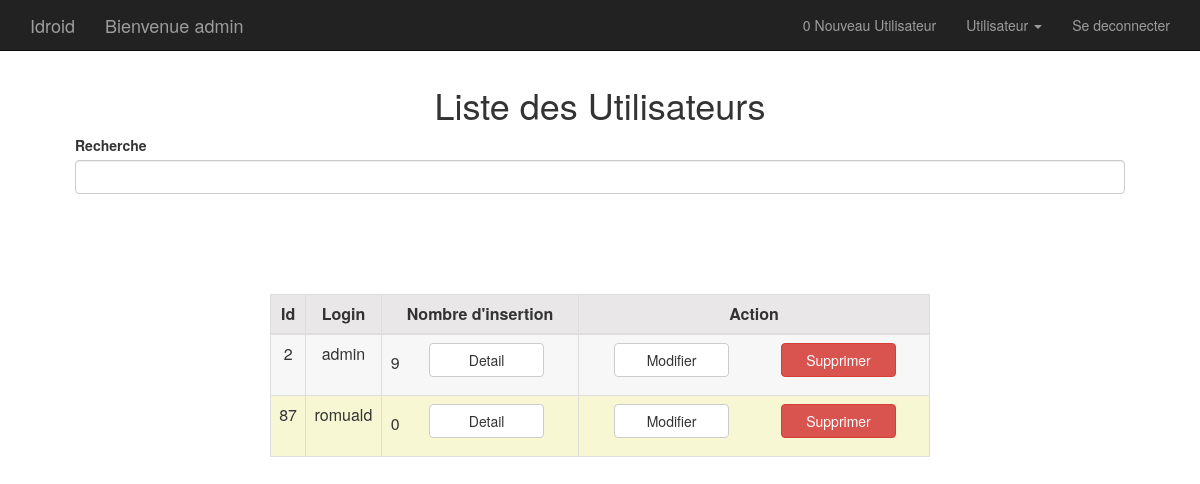
/admin/list.php (signed in), run on the app's committed database.
### tables this page shows
CREATE TABLE IF NOT EXISTS `user` (
  `id` int(11) NOT NULL AUTO_INCREMENT,
  `login` varchar(255) NOT NULL,
  `password` varchar(255) NOT NULL,
  `email` varchar(100) NOT NULL,
  `level` int(11) NOT NULL DEFAULT '1' COMMENT '0=admin',
  `nb_insert` int(11) NOT NULL DEFAULT '0',
  `new` int(11) NOT NULL,
  PRIMARY KEY (`id`)
);

### admin/list.php (the view, shortened to what this page needs)
<?php
include($_SERVER["DOCUMENT_ROOT"] . "/idroid/lib/includes.php");
    $select = $db->query("select * from user where new = 1 and id > 1");
    $list_user = $select->fetchAll();
include($_SERVER["DOCUMENT_ROOT"] . "/idroid/partials/header.php");
include($_SERVER["DOCUMENT_ROOT"] . "/idroid/partials/navbar_admin.php");
?>
<div class="container_list ">
    <h1>Liste des Utilisateurs</h1>
    <div class="form-group ">
        <label for="login">Recherche</label>
        <input type="text" class="form-control" id="search" name="search">
    </div>
    <table class="table table-bordered table-striped"  id="table_list_user">
        <thead>
            <th>Id</th>
            <th>Login</th>
            <th>Nombre d'insertion</th>
            <th>Action</th>
        </thead>
        <tbody>
            <?php foreach ($list_user as $user): ?>
            <tr>
                <td class=""><?php echo $user->id; ?></td>
                <td><?php echo $user->login; ?></td>
                <td><?php echo $user->nb_insert; ?> <a href="detail_user.php?id=<?php echo $user->id?>" class="btn btn-default" name="update">Detail</a></td>
                <td>
                    <a href="admin_update_profile_user.php?id=<?php echo $user->id?>&token=<?php echo $_SESSION['token']?>" class="btn btn-default" name="update">Modifier</a>
                    <a href="?delete=<?= $user->id;?>&token=<?php echo $_SESSION['token']?>" class="btn btn-danger">Supprimer</a>
                </td>
            </tr>
            <?php endforeach;?>
        </tbody>
    </table>
</div>

### css/styles.css (style rules this page uses)
h1 { margin-top: 85px; text-align: center; width: 100%; }
.btn { width: 115px; }
.btn-danger, .btn-primary { float: right; }
.form-control { padding-left: 25px!important; }
.form-group, .btn { margin-left: 25px!important; margin-right: 25px!important; margin-bottom: 10px; }
.container_list h1 { text-align: center; margin-left: auto; margin-right: auto; position: relative; }
.container_list { width: auto; margin-left: 50px; margin-right: 50px; margin-top: 50px; }
.table { background-color: #f7f7f7; margin-top: 100px; margin-left: auto; margin-right: auto; width: 60%; }
.table-striped>tbody>tr:nth-of-type(odd) { background-color: #F7F7D3; }
thead { background-color: #e9e7e7; }
th, td { text-align: center; }

### data on the page
user: id "2", login "admin", nb_insert "9"
user: id "87", login "romuald", nb_insert "0"

### other printed values
$_SESSION['login'] "admin"
$count "0"
